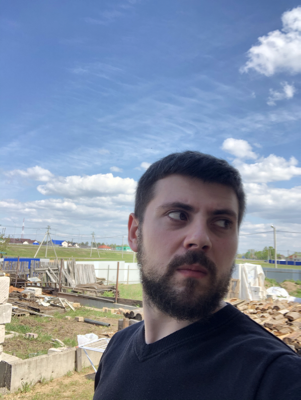
#> input picture test/maksssksksss14.png, 301 x 400 px, given in place of maksssksksss643.png, which was not available
$ jupyter execute --allow-errors CNM_Model2.ipynb
#> lines starting #> are read from the running program, lines starting #| are printed output that depends on the picture; pictures that were not available may be replaced by others from this repository, and a replacement may not be noted
[cell 1]
from google.colab import drive
drive.mount('/content/drive')

[cell 2]
from tensorflow.keras.preprocessing.image import ImageDataGenerator
from tensorflow.keras.applications import MobileNetV2
from tensorflow.keras.layers import AveragePooling2D
from tensorflow.keras.layers import Dropout
from tensorflow.keras.layers import Flatten
from tensorflow.keras.layers import Dense
from tensorflow.keras.layers import Input
from tensorflow.keras.models import Model
from tensorflow.keras.optimizers import Adam
from tensorflow.keras.applications.mobilenet_v2 import preprocess_input
from tensorflow.keras.preprocessing.image import img_to_array
from tensorflow.keras.preprocessing.image import load_img
from tensorflow.keras.utils import to_categorical
from sklearn.preprocessing import LabelBinarizer
from sklearn.model_selection import train_test_split
from sklearn.metrics import classification_report
from imutils import paths
import matplotlib.pyplot as plt
import numpy as np
import argparse
import os
from tensorflow import keras
import tensorflow as tf

[cell 3]
print(tf.__version__)
print(keras.__version__)

[cell 4]
path = '/content/drive/MyDrive/CNM/dataset'
path1 = '/content/drive/MyDrive/CNM_final/dataset2'

[cell 5]
classes_name = os.listdir(path)
classes_name

[cell 6]
classes = {}
for ele in classes_name:
  class_dir = os.path.join(path, ele)
  classes[ele] = len(os.listdir(class_dir))

[cell 7]
classes

[cell 8]
import pandas as pd
import seaborn as sns

[cell 9]
df = pd.DataFrame(classes,index = [ i for i in range(len(classes)) ])
plt.figure(figsize=(19,8))
sns.barplot(data=df)
plt.title('Number of images in Dataset');
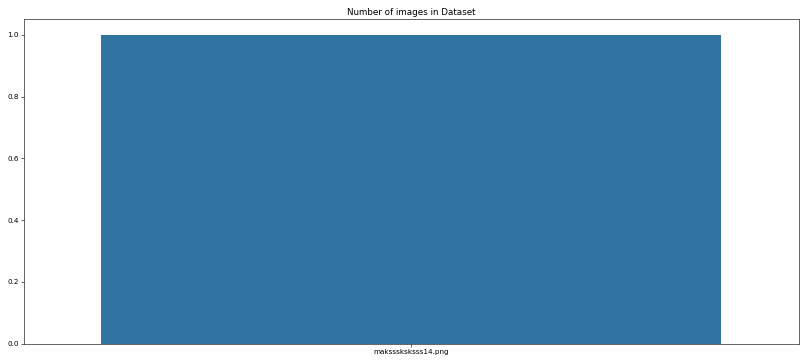
#> figure drawn by matplotlib, 1 panel

[cell 10]
import tensorflow as tf
from tensorflow.keras.preprocessing import image
from PIL import Image
import matplotlib.image as mpimg
import random
import cv2
import sys
from google.colab.patches import cv2_imshow

[cell 11]
random_class = os.path.join(path, random.choice(classes_name))
random_img = os.listdir(random_class)
#> (the rest of this cell did not finish here and is left out)

#> (a cell that did not finish here is left out)

[cell 13]
X = []
Y = []

[cell 14]
# [10 lines of commented-out code are left out]

[cell 15]
# for label in classes_name:
#   X, Y = make_dataset(path, label)

[cell 16]
imagePaths = list(paths.list_images(path))

[cell 17]
len(imagePaths)

[cell 18]
for image in list(paths.list_images(path1)):
  imagePaths.append(image)

[cell 19]
len(imagePaths)

[cell 20]
data = []
labels = []

#> (a cell that did not finish here is left out)

[cell 22]
len(labels)

#> (a cell that did not finish here is left out)

#> (a cell that did not finish here is left out)

[cell 25]
INIT_LR = 1e-4
EPOCHS = 20
BS = 32

#> (a cell that did not finish here is left out)

#> (a cell that did not finish here is left out)

#> (a cell that did not finish here is left out)

[cell 29]
#Loss và accuracy
N = EPOCHS
plt.style.use("ggplot")
plt.figure()
#> (the rest of this cell did not finish here and is left out)

[cell 30]
img_path = '/content/maksssksksss643.png'
img = cv2.imread(img_path)
#> img is the input picture: shape (400, 301, 3); mean B, G, R 158.1, 138, 126.2
cv2_imshow(img)
img = cv2.resize(img,(224,224))
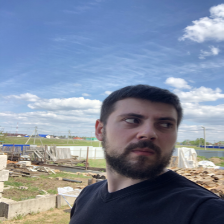
#> img: shape (224, 224, 3); mean B, G, R 158, 137.9, 126.1
#> (the rest of this cell did not finish here and is left out)

$ run again, on test/maksssksksss228.png
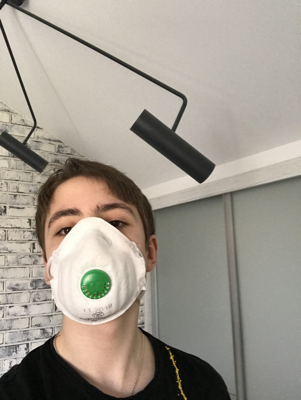
#> input picture test/maksssksksss228.png, 301 x 400 px, given in place of maksssksksss643.png, which was not available
#> img is the input picture: shape (400, 301, 3); mean B, G, R 141.6, 152.5, 159.7
#> `img = cv2.resize(img,(224,224))`:
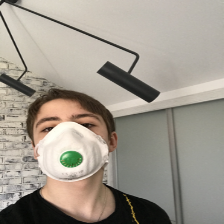
#> img: shape (224, 224, 3); mean B, G, R 141.4, 152.4, 159.5

$ run again, on test/maksssksksss235.png
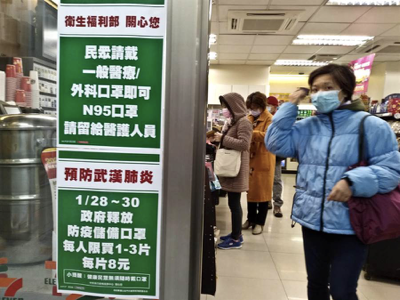
#> input picture test/maksssksksss235.png, 400 x 300 px, given in place of maksssksksss643.png, which was not available
#> img is the input picture: shape (300, 400, 3); mean B, G, R 111.2, 121.9, 120.3
#> `img = cv2.resize(img,(224,224))`:
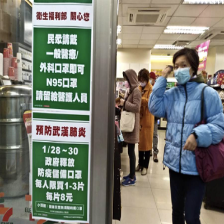
#> img: shape (224, 224, 3); mean B, G, R 111.1, 121.9, 120.3
